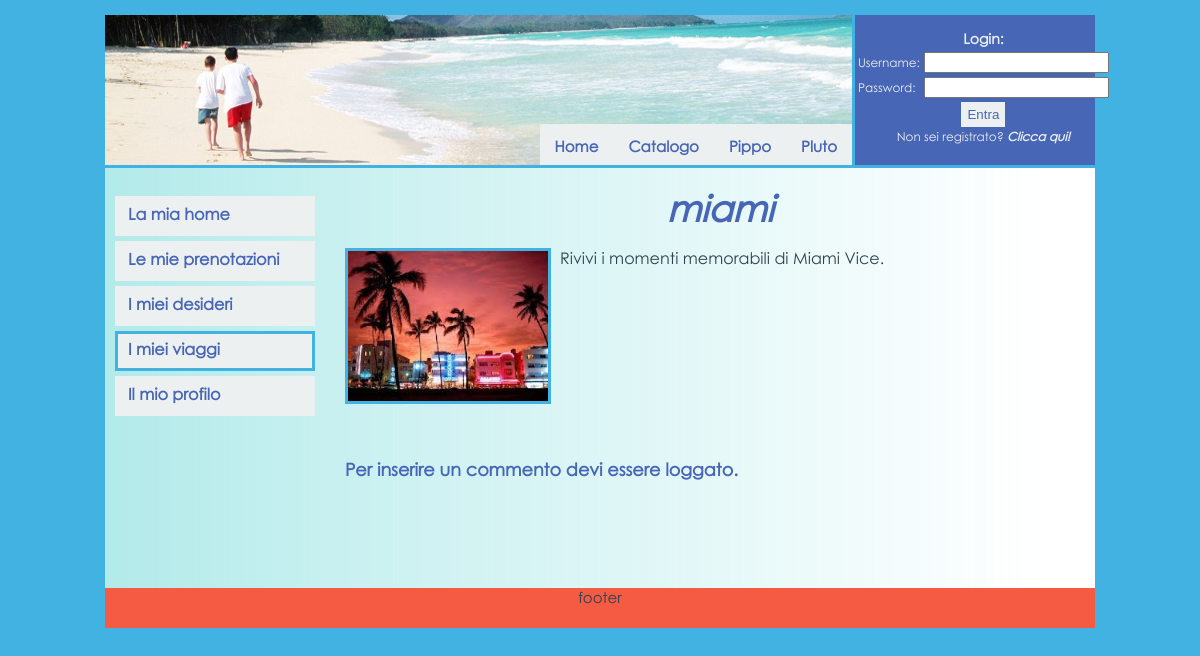
The page /commenti.php?citta=miami on the database its author committed.
### tables this page shows
CREATE TABLE IF NOT EXISTS `destinazione` (
  `id` int(11) NOT NULL AUTO_INCREMENT,
  `continente` varchar(50) NOT NULL,
  `citta` varchar(50) NOT NULL,
  `tipo` varchar(50) NOT NULL,
  `foto` varchar(100) NOT NULL,
  `descrizione` longtext NOT NULL,
  PRIMARY KEY (`id`)
);

### database.php (called while the page is built, shortened)
<?php
    class database{
        public static function qSelect($conn, $sql){
            $risposta = mysql_query($sql)
                or die("Errore nell'esecuzione della query di selezione: " . mysql_error());
            return $risposta;
        }
    }
?>

### config.php (called while the page is built)
<?php
	 $session_name = "login";
?>

### commenti.php (the view, shortened to what this page needs)
<!DOCTYPE HTML PUBLIC "-//W3C//DTD HTML 4.01 Transitional//EN" "http://www.w3.org/TR/html4/loose.dtd">
<html>
  <head>
    <link rel="stylesheet" type="text/css" href="style/style.css">
    <link rel="stylesheet" type="text/css" href="style/rateit.css">
  </head>
  <body>
    <div id="container">
    <div id="header_container">
	<div id="logo">
			<span class="ribbon">
				<a href="index.php"><span>Home</span></a>
				<a href="#"><span>Catalogo</span></a>
				<a href="#"><span>Pippo</span></a>
				<a href="#"><span>Pluto</span></a>
			</span>
	</div>
	<div id="login">
		<?php
			include 'login_form.php';
		?>
	</div>
	</div>
      <div id="content_container">
	<div id="content">
		<?php
			include_once "database.php";
			if(!isset($_GET['citta'])){
			}
			else{
				$citta = $_GET['citta'];
				$conn=database::dbConnect();
				$sql = "SELECT `id`, `foto`, `descrizione` FROM `destinazione` WHERE `citta` = \"$citta\"";
				$result = database::qSelect($conn, $sql);
				$record = mysql_fetch_array($result);
				extract($record);
				$id_dest = $id;
				echo "<div id='dest_intestazione'><br>";
				echo "<div id='dest_commento'>$citta</div><br>";
				echo "<div id='dest_foto'><img src=style/images/dest/$foto width=200 height=150></div>";
				echo "<div id='dest_descrizione'>$descrizione</div>";
				echo "</div><br>";
				if(isset($_SESSION[$session_name])){
					$user=$_SESSION['username'];
					if(!isset($_POST['commento'])){
						echo "<br><span class='tit_commento'>Inserisci un commento e valuta la tua esperienza con la nostra agenzia:</span>";
						echo "<div class='rateit' id='rateit5' data-rateit-step=1></div><br>";
						$form="<div id='commento'>
							 	<form name='form_commento' method='POST'>
							 		<textarea name='commento' cols=90 rows=5></textarea>
							 		<input type='hidden' name='voto' value=''>
							 		<br>
							 		<input class='btn_commenta' type='button' value='Commenta' onclick=\"check_comment($id_dest,'$user')\">
							 	</form>
							  </div><br>";
						echo $form;
					 }
				}
				else
					echo "<br><h3>Per inserire un commento devi essere loggato.</h3>";
			}
		?>
	</div>
	<div id="navigation">
	  		<br>
		<div id='vert_menu'>
			<a href='homepersonale.php'><span>La mia home</span></a>
			<a href='ordini.php'><span>Le mie prenotazioni</span></a>
			<a href='wish_list.php'><span>I miei desideri</span></a>
			<a href='storico.php' id="selected"><span>I miei viaggi</span></a>
			<a href='gestioneprofilo.php'><span>Il mio profilo</span></a>
		</div>
	</div>
      </div>
      <div id="footer">
		<div>footer</div>
      </div>
    </div>
  </body>
</html>

### style/style.css (style rules this page uses)
html,body { font-family: "Century Gothic", verdana, sans-serif; font-size: 15px; color: #2E4350; height: 100%; margin: 0; padding: 0; }
body { font-family: "Century Gothic", verdana, sans-serif; font-size: 15px; background-color: #42B2E3; text-align:center; }
a:link { text-decoration: none; color: inherit; }
#container { width: 990px; margin: 0 auto; margin-top: 15px; text-align: left; }
#header_container { width: 990px; line-height: 1; margin: 0 auto; background: #ECF0F1; height: 150px; text-align: center; }
#logo { float:left; width:750px; height:150px; background: url("images/header.png"); border-bottom:3px solid #42B2E3; }
#logo a { text-decoration: none; font-weight: bold; color: #ECF0F1; }
#login { font-size: 12px; color: #ECF0F1; float:right; width:240px; height:150px; background-color: #4766B5; }
#content_container { overflow:hidden; width: 990px; margin: 0 auto; min-height:420px; }
#content { float: right; width: 750px; background: url("images/cont_background.png") repeat-y; padding-bottom: 10000px; margin-bottom: -10000px; }
#content h3 { color: #4766B5; }
#navigation { float: left; width:240px; background: url("images/nav_background.png") repeat-y; padding-bottom: 10000px; margin-bottom: -10000px; }
#navigation a { text-decoration:none; color: #4766B5; font-size:16px; font-weight:bold; }
#footer { background-color: #F55A42; width: 990px; margin: 0 auto; text-align: center; height: 40px; clear:both; }
#dest_commento { text-align: center; font-size: 36px; font-weight: bolder; color: #4766B5; font-style: italic; }
#dest_foto { border:3px solid #42B2E3; width:200px; height:150px; margin:0 auto; float: left; }
#dest_descrizione { width: 520px; float: right; text-align: justify; font-size: 16px; padding-right: 15px; }
#dest_intestazione { overflow:auto; }
.ribbon { display:inline-block; float:right; padding-top:101px; border-right:3px solid #42B2E3; }
.ribbon:after, .ribbon:before { margin-top:0.5em; content: ""; float:left; }
.ribbon:after { border-right-color:transparent; }
.ribbon:before { border-left-color:transparent; }
.ribbon a:link, .ribbon a:visited { color:#4766B5; text-decoration:none; float:left; height:3.25em; overflow:hidden; }
.ribbon span { background:#ECF0F1; display:inline-block; line-height:3em; padding:0 1em; margin-top:0.5em; position:relative; color: #4766B5; -webkit-transition: background-color 0.2s, margin-top 0.2s; -moz-transition: background-color 0.2s, margin-top 0.2s; -ms-transition: background-color 0.2s, margin-top 0.2s; -o-transition: background-color 0.2s, margin-top 0.2s; transition: background-color 0.2s, margin-top 0.2s; }
.ribbon span:before { content: ""; position:absolute; top:3em; left:0; border-right:0.5em solid #9B8651; border-bottom:0.5em solid #ECF0F1; }
.ribbon span:after { content: ""; position:absolute; top:3em; right:0; border-left:0.5em solid #9B8651; border-bottom:0.5em solid #ECF0F1; }
#vert_menu { width: 200px; margin-top: 10px; margin-left: 10px; }
#vert_menu a { text-decoration: none; height: 24px; voice-family: "\" }
#vert_menu #selected { border:3px solid #42B2E3; }

### rows shown on the page
destinazione: foto (picture), descrizione "Rivivi i momenti memorabili di Miami Vice."

### other values the page prints
$citta "miami"
